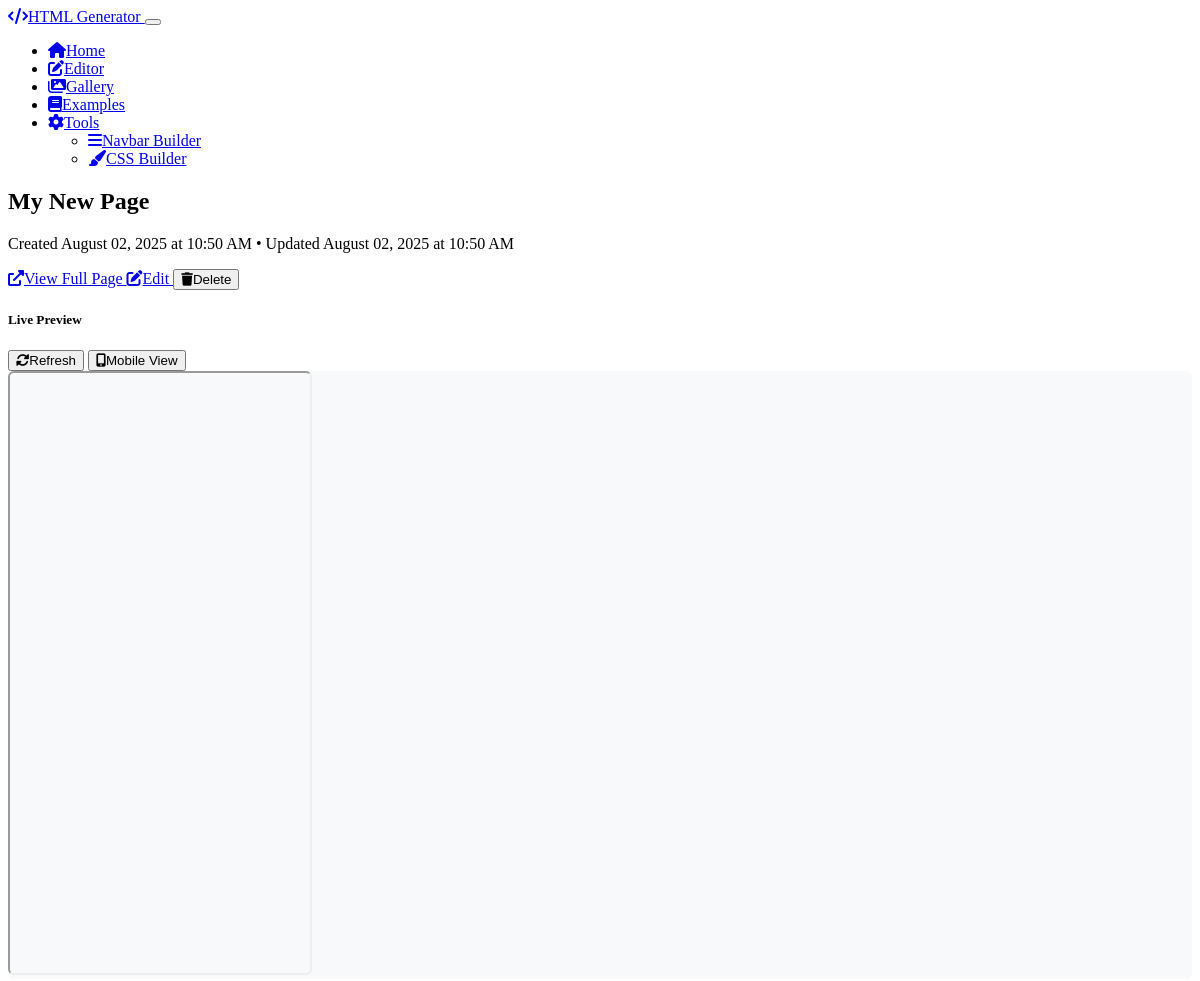
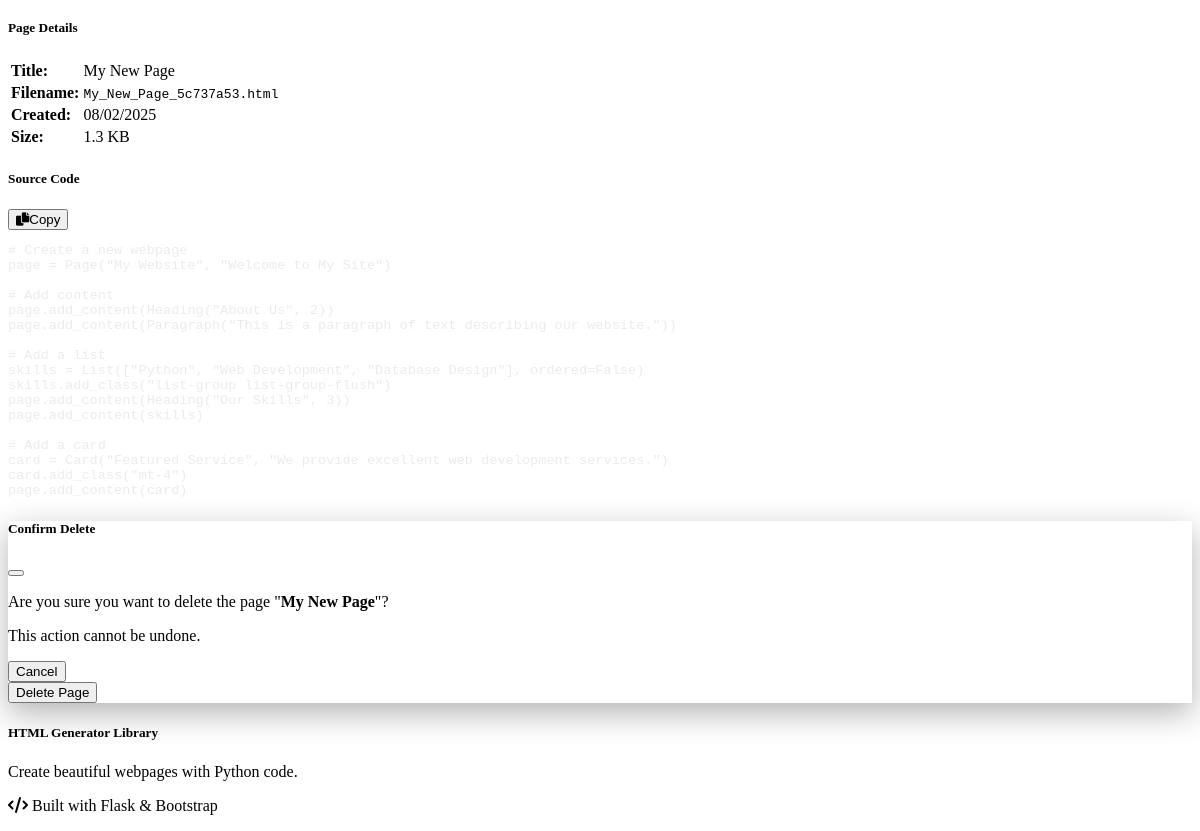
The app's page /preview/1 with its own data (2 pictures, top to bottom).
### models.py (models this page shows, shortened)
class GeneratedPage(db.Model):
    id = db.Column(db.Integer, primary_key=True)
    title = db.Column(db.String(200), nullable=False)
    filename = db.Column(db.String(100), nullable=False, unique=True)
    code = db.Column(db.Text, nullable=False)
    html_content = db.Column(db.Text, nullable=False)
    created_at = db.Column(db.DateTime, default=datetime.utcnow)
    updated_at = db.Column(db.DateTime, default=datetime.utcnow, onupdate=datetime.utcnow)

### routes/main.py (the view)
@main_bp.route('/preview/<int:page_id>')
def preview(page_id):
    page = GeneratedPage.query.get_or_404(page_id)
    return render_template('preview.html', page=page)

### templates/preview.html (shortened to what this page needs)
{% extends "base.html" %}
{% block content %}
<div class="container py-4">
    <div class="row">
        <div class="col-12 mb-4">
            <div class="d-flex justify-content-between align-items-center">
                <div>
                    <h2 class="fw-bold mb-1">{{ page.title }}</h2>
                    <p class="text-muted mb-0">
                        Created {{ page.created_at.strftime('%B %d, %Y at %I:%M %p') }}
                        {% if page.updated_at != page.created_at %}
                        • Updated {{ page.updated_at.strftime('%B %d, %Y at %I:%M %p') }}
                        {% endif %}
                    </p>
                </div>
                <div class="btn-group">
                    <a href="{{ url_for('main.view_page', page_id=page.id) }}" class="btn btn-primary" target="_blank">
                        <i class="fas fa-external-link-alt me-1"></i>View Full Page
                    </a>
                    <a href="{{ url_for('main.edit_page', page_id=page.id) }}" class="btn btn-outline-secondary">
                        <i class="fas fa-edit me-1"></i>Edit
                    </a>
                    <button type="button" class="btn btn-outline-danger" onclick="deletePage({{ page.id }})">
                        <i class="fas fa-trash me-1"></i>Delete
                    </button>
                </div>
            </div>
        </div>
    </div>
    <div class="row">
        <div class="col-lg-8">
            <div class="card">
                <div class="card-header">
                    <div class="d-flex justify-content-between align-items-center">
                        <h5 class="mb-0">Live Preview</h5>
                        <div class="btn-group btn-group-sm">
                            <button type="button" class="btn btn-outline-secondary" onclick="refreshPreview()">
                                <i class="fas fa-sync-alt me-1"></i>Refresh
                            </button>
                            <button type="button" class="btn btn-outline-info" onclick="toggleResponsive()">
                                <i class="fas fa-mobile-alt me-1"></i>Mobile View
                            </button>
                        </div>
                    </div>
                </div>
                <div class="card-body p-0">
                    <div class="preview-container" id="previewContainer">
                        <iframe id="previewFrame" src="{{ url_for('main.view_page', page_id=page.id) }}"
                                class="w-100 border-0" style="height: 600px;"></iframe>
                    </div>
                </div>
            </div>
        </div>
        <div class="col-lg-4">
            <div class="card mb-4">
                <div class="card-header">
                    <h5 class="mb-0">Page Details</h5>
                </div>
                <div class="card-body">
                    <table class="table table-sm">
                        <tr>
                            <td><strong>Title:</strong></td>
                            <td>{{ page.title }}</td>
                        </tr>
                        <tr>
                            <td><strong>Filename:</strong></td>
                            <td><code>{{ page.filename }}</code></td>
                        </tr>
                        <tr>
                            <td><strong>Created:</strong></td>
                            <td>{{ page.created_at.strftime('%m/%d/%Y') }}</td>
                        </tr>
                        <tr>
                            <td><strong>Size:</strong></td>
                            <td>{{ "%.1f"|format(page.html_content|length / 1024) }} KB</td>
                        </tr>
                    </table>
                </div>
            </div>
            <div class="card">
                <div class="card-header">
                    <div class="d-flex justify-content-between align-items-center">
                        <h5 class="mb-0">Source Code</h5>
                        <button type="button" class="btn btn-sm btn-outline-secondary" onclick="copyCode()">
                            <i class="fas fa-copy me-1"></i>Copy
                        </button>
                    </div>
                </div>
                <div class="card-body">
                    <pre class="bg-dark text-light p-3 rounded" style="font-size: 0.85rem; max-height: 400px; overflow-y: auto;"><code id="sourceCode">{{ page.code }}</code></pre>
                </div>
            </div>
        </div>
    </div>
</div>
<div class="modal fade" id="deleteModal" tabindex="-1">
    <div class="modal-dialog">
        <div class="modal-content">
            <div class="modal-header">
                <h5 class="modal-title">Confirm Delete</h5>
                <button type="button" class="btn-close" data-bs-dismiss="modal"></button>
            </div>
            <div class="modal-body">
                <p>Are you sure you want to delete the page "<strong>{{ page.title }}</strong>"?</p>
                <p class="text-danger mb-0">This action cannot be undone.</p>
            </div>
            <div class="modal-footer">
                <button type="button" class="btn btn-secondary" data-bs-dismiss="modal">Cancel</button>
                <form method="POST" action="{{ url_for('main.delete_page', page_id=page.id) }}" class="d-inline">
                    <button type="submit" class="btn btn-danger">Delete Page</button>
                </form>
            </div>
        </div>
    </div>
</div>
{% endblock %}

### static/css/custom.css (style rules this page uses)
.preview-container { background: #f8f9fa; border-radius: 0.375rem; }
.preview-container iframe { border-radius: 0.375rem; transition: all 0.3s ease; }
.card { transition: transform 0.2s ease-in-out, box-shadow 0.2s ease-in-out; }
pre code { color: #e9ecef; }
.modal-content { border: none; box-shadow: 0 10px 30px rgba(0, 0, 0, 0.3); }

### records on screen
GeneratedPage: title "My New Page", created_at "August 02, 2025 at 10:50 AM", updated_at "August 02, 2025 at 10:50 AM", filename "My_New_Page_5c737a53.html", created_at "08/02/2025", code "# Create a new webpage page = Page(\"My Website\", \"Welcome to My Site\") # Add content page.add_content(Heading(\"About Us\", 2)) page.add_content(Paragraph(\"This is a paragraph of text describing our website.\")) # Add a list skills = List([\"Python\", \"Web Development\", \"Database Design\"], ordered=False) skills.add_class(\"list-group list-group-flush\") page.add_content(Heading(\"Our Skills\", 3)) page.add_content(skills) # Add a card card = Card(\"Featured Service\", \"We provide excellent web development services.\") card.add_class(\"mt-4\") page.add_content(card)"

### other values on screen
{{ "%.1f"|format(page.html_content|length / 1024) }} "1.3"
